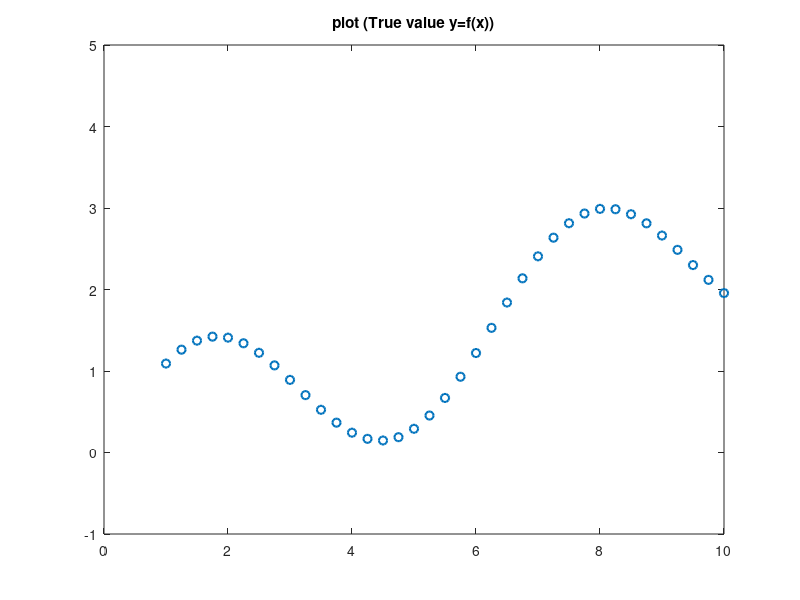

The MATLAB script that drew this image: (Note: this script raises an error after producing the figure.)
%% Shaded line plot
% Example showing the difference between the standard plot routine and the
% shaded routine

%% Distribution plots
% Show different plot routines to visualize measurement errors/noise

X = 1:0.25:10;
Y = sin(X)+0.25*X;
Y_error = randn(1000,numel(Y));
Y_noisy = Y+Y_error.*repmat(0.1*X,[size(Y_error,1) 1]);


figure;

plot(X,Y,'o','LineWidth',1.5);
title('plot (True value y=f(x))');
ylim([-1 5]);
hold on

%plot(X,Y,'LineWidth',1.5);
plot_distribution_prctile(X,Y_noisy,'Prctile',[25 50 75 90]);
hold off
title('plot\_distribution\_prctile');
ylim([-1 5]);


